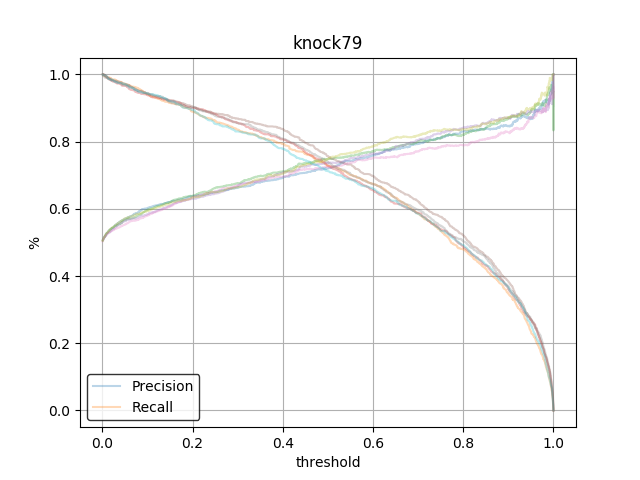

The Python source for this figure:
'''
79. 適合率-再現率グラフの描画
ロジスティック回帰モデルの分類の閾値を変化させることで，適合率-再現率グラフを描画せよ
'''

import nltk
from knock71 import is_stopword
from collections import defaultdict
from pprint import pprint

stemmer = nltk.PorterStemmer()
# lemmatizer = nltk.WordNetLemmatizer()

ids = defaultdict(lambda:len(ids))

def create_features(_words:list) -> list:
    _phi = [0] * len(ids)
    for word in _words:
        if not is_stopword(word):
            stemed = stemmer.stem(word)
            _phi[ids[word]] += 1
    return _phi

def create_ids(_words):
    for word in _words:
        ids[word]


train_data = list()
label_list = list()

label = 0
words = list()

with open('sentiment.txt') as f:
    for line in f:
        label, words = int(line.split()[0]), line.split()[1:]
        create_ids(words)
        
with open('sentiment.txt') as f:
    for line in f:
        label, words = int(line.split()[0]), line.split()[1:]
        label_list.append(label)
        feat = create_features(words)
        train_data.append(feat)


from sklearn.linear_model import LogisticRegression
from sklearn.externals import joblib
from sklearn.metrics import classification_report, precision_score, recall_score, accuracy_score, f1_score
from sklearn.model_selection import StratifiedKFold
from sklearn.metrics import precision_recall_curve
import numpy as np
import matplotlib.pyplot as plt

acc_cross = list()
prec_cross = list()
recl_cross = list()
f1_cross = list()

X = np.array(train_data)
y = np.array(label_list)
plot_data = []
kfold_scores = list()
skf = StratifiedKFold(n_splits=5, shuffle=True)

for k_train, k_test in skf.split(X, y):
    lr = LogisticRegression(penalty='l1', C=2.)
    lr.fit(X[k_train], y[k_train])
    # print(classification_report(y[k_test], lr.predict(X[k_test])))
    # print('Accuracy: ',accuracy_score(lr.predict(X[k_test]), y[k_test]))
    predictions = lr.predict_proba(X[k_test])[:,1]
    precision, recall, thresholds = precision_recall_curve(y[k_test], predictions)
    print("preds:", predictions)
    thresholds = np.append(thresholds, 1)
    plot_data.append({
            'thresholds': thresholds
        ,   'precision': precision
        ,   'recall': recall
    })

    for p in plot_data:
        plt.plot(p['thresholds'], p['precision'], alpha=0.3)
        plt.plot(p['thresholds'], p['recall'], alpha=0.3)

    leg = plt.legend(('Precision', 'Recall'), frameon=True)
    leg.get_frame().set_edgecolor('k')
    plt.xlabel('threshold')
    plt.ylabel('%')
    plt.title('knock79')
    plt.grid()
    plt.plot()
    plt.savefig('knock79.png')
    plt.show()
